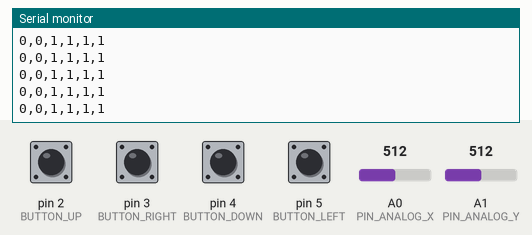
A sketch run on a simulated Arduino Uno, built with avr-gcc and run on an emulated ATmega328P. Parts: the last lines printed to the serial monitor. The inputs (shaded band) are chosen by the test bench; at power-on: pin 2 (BUTTON_UP), pin 3 (BUTTON_RIGHT), pin 4 (BUTTON_DOWN), pin 5 (BUTTON_LEFT) HIGH, A0 (PIN_ANALOG_X) = 512, A1 (PIN_ANALOG_Y) = 512.

Above: at 1.2 s.
1.3 s: A0 (PIN_ANALOG_X) set to 306
At 1.44 s:
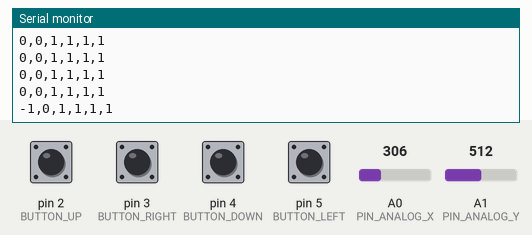
2.8 s: A1 (PIN_ANALOG_Y) set to 306
At 2.81 s:
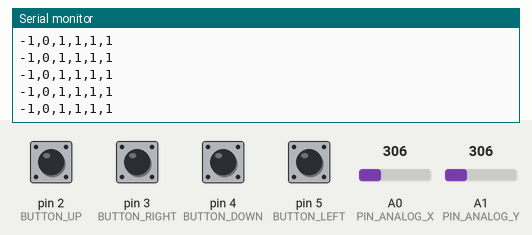
4.3 s: pin 2 (BUTTON_UP) pulled LOW for 0.15 s
At 4.43 s:
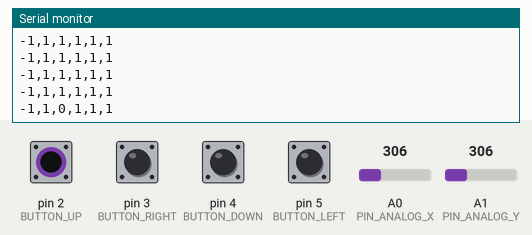
5.9 s: pin 3 (BUTTON_RIGHT) pulled LOW for 0.15 s
At 6.04 s:
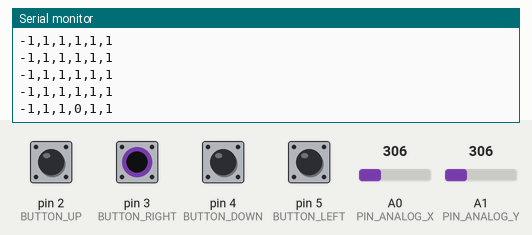
7.5 s: pin 4 (BUTTON_DOWN) pulled LOW for 0.15 s
At 7.58 s:
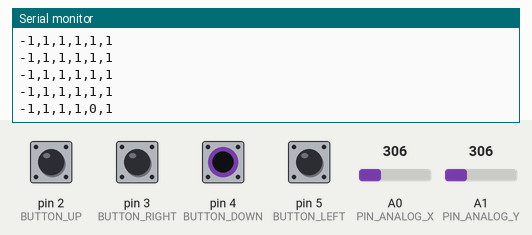
9.1 s: A1 (PIN_ANALOG_Y) set to 1023
At 9.11 s:
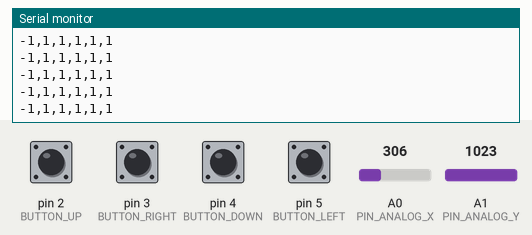
Timing chart, 0 to 12.1 s (numbered marks = the images above; inputs shaded):
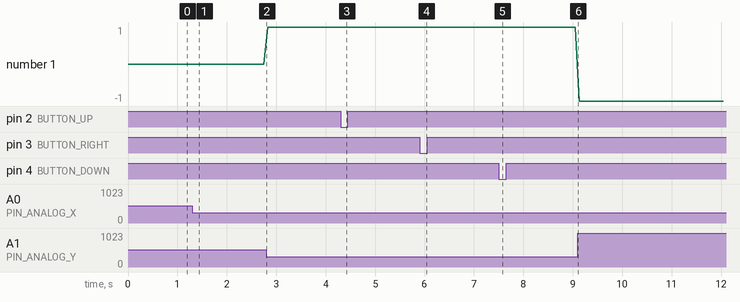

Measured:
- after the input at 1.3 s, the serial monitor: prints a new line after 0.07 s (image 1)
- after the input at 4.3 s, the serial monitor: prints a new line after 0.06 s (image 3)
- after the input at 5.9 s, the serial monitor: prints a new line after 0.08 s (image 4)
- after the input at 7.5 s, the serial monitor: prints a new line at once (image 5)

The sketch:

sketch_apr6b.ino
```cpp
// define global variables for analog pins.

// X values will be read from pin 0 and Y from pin 1

#define PIN_ANALOG_X 0
#define PIN_ANALOG_Y 1
#define BUTTON_UP 2
#define BUTTON_RIGHT 3
#define BUTTON_DOWN 4
#define BUTTON_LEFT 5

void setup() {
  Serial.begin(9600);
  pinMode(BUTTON_UP, INPUT);
  digitalWrite(BUTTON_UP, HIGH);
  pinMode(BUTTON_RIGHT, INPUT);
  digitalWrite(BUTTON_RIGHT, HIGH);
  pinMode(BUTTON_DOWN, INPUT);
  digitalWrite(BUTTON_DOWN, HIGH);
  pinMode(BUTTON_LEFT, INPUT);
  digitalWrite(BUTTON_LEFT, HIGH);

}


void loop() {
  int xValue = analogRead(PIN_ANALOG_X);
  int yValue = analogRead(PIN_ANALOG_Y);

  int mappedX = map(xValue, 0, 968, -1, 1);
  int mappedY = map(yValue, 0, 1014, 1, -1);

  Serial.print(mappedX);
  Serial.print(",");
  Serial.print(mappedY);
  Serial.print(",");

  int up = digitalRead(BUTTON_UP);
  int right = digitalRead(BUTTON_RIGHT);
  int down = digitalRead(BUTTON_DOWN);
  int left = digitalRead(BUTTON_LEFT);
  Serial.print(up);
  Serial.print(",");
  Serial.print(right);
  Serial.print(",");
  Serial.print(down);
  Serial.print(",");
  Serial.println(left);

  delay(80); // Small delay for readability

}
```
